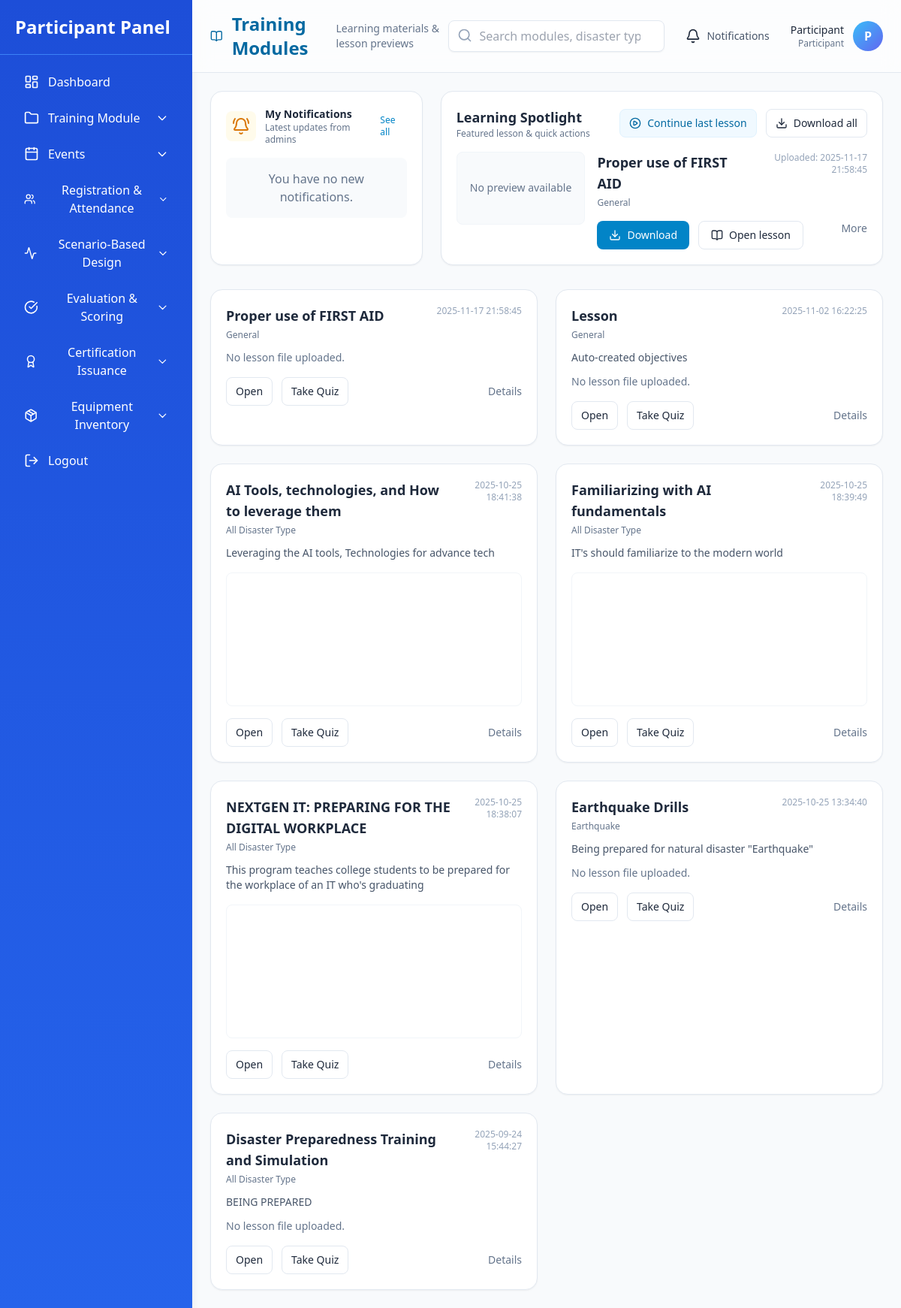
The app's page /user/module1/module1.1.php (signed in) with its own data.
### tables this page shows
CREATE TABLE `training_modules` (
  `id` int(11) NOT NULL,
  `title` varchar(255) NOT NULL,
  `prerequisite_id` int(11) DEFAULT NULL,
  `objectives` text NOT NULL,
  `disaster_type` varchar(100) NOT NULL,
  `topic` varchar(255) NOT NULL,
  `file_name` varchar(255) DEFAULT NULL,
  `status` enum('pending','approved','rejected') DEFAULT 'pending',
  `created_by` varchar(50) DEFAULT 'staff',
  `created_at` timestamp NOT NULL DEFAULT current_timestamp(),
  `description` text DEFAULT NULL,
  `is_mandatory` tinyint(1) NOT NULL DEFAULT 0,
  `updated_at` timestamp NULL DEFAULT current_timestamp() ON UPDATE current_timestamp(),
  `category_id` int(11) DEFAULT NULL
);

### user/module1/module1.1.php (the view, shortened to what this page needs)
<?php
$host = "localhost";
$user = "root";
$pass = "";
$db = "training_management";
$conn = new mysqli($host, $user, $pass, $db);
$modules = $conn->query("SELECT * FROM training_modules ORDER BY id DESC");
$notifications = [];
?>
<!DOCTYPE html>
<html lang="en">
<head>
    <script src="https://cdn.tailwindcss.com"></script>
</head>
<body class="bg-slate-50 h-screen flex overflow-hidden font-sans text-slate-800">
    <?php include '../sidebar.php'; ?>
    <main class="flex-1 h-screen flex flex-col">
        <header class="flex items-center justify-between bg-white/60 backdrop-blur-md border-b border-slate-200 px-6 py-4">
            <div class="flex items-center gap-4">
                <h1 class="text-2xl font-extrabold text-sky-700 flex items-center gap-3">
                    <i data-lucide="book-open" class="w-7 h-7"></i>
                    <span>Training Modules</span>
                </h1>
                <p class="text-sm text-slate-500 hidden sm:block">Learning materials & lesson previews</p>
            </div>
            <div class="flex items-center gap-4">
                <div class="relative hidden md:block">
                    <input type="search" placeholder="Search modules, disaster type..." class="w-72 pl-10 pr-4 py-2 rounded-lg border border-slate-200 bg-white shadow-sm focus:outline-none focus:ring-2 focus:ring-sky-200" />
                    <i data-lucide="search" class="absolute left-3 top-2.5 w-5 h-5 text-slate-400"></i>
                </div>
                <button class="relative flex items-center gap-2 px-3 py-2 rounded-lg hover:bg-slate-100 transition" aria-label="Notifications">
                    <i data-lucide="bell" class="w-5 h-5"></i>
                    <span class="hidden md:block text-sm text-slate-600">Notifications</span>
                </button>
                <div class="flex items-center gap-3">
                    <div class="text-right hidden sm:block">
                        <div class="text-sm font-medium"><?= htmlspecialchars($_SESSION['name'] ?? 'Participant'); ?></div>
                        <div class="text-xs text-slate-500">Participant</div>
                    </div>
                    <div class="w-10 h-10 rounded-full bg-gradient-to-br from-sky-400 to-indigo-500 flex items-center justify-center text-white font-bold">
                        <?= strtoupper(substr(htmlspecialchars($_SESSION['name'] ?? 'P'),0,1)); ?>
                    </div>
                </div>
            </div>
        </header>
        <div class="app-scroll px-6 py-6">
            <div class="max-w-6xl mx-auto space-y-8">
                <section class="grid grid-cols-1 md:grid-cols-3 gap-6">
                    <div class="md:col-span-1 bg-white rounded-2xl border border-slate-200 shadow-sm p-5">
                        <div class="flex items-center justify-between mb-4">
                            <div class="flex items-center gap-3">
                                <div class="p-2 rounded-lg bg-amber-50">
                                    <i data-lucide="bell-ring" class="w-6 h-6 text-amber-600"></i>
                                </div>
                                <div>
                                    <div class="text-sm font-semibold">My Notifications</div>
                                    <div class="text-xs text-slate-500">Latest updates from admins</div>
                                </div>
                            </div>
                            <a href="#" class="text-xs text-sky-600 hover:underline">See all</a>
                        </div>
                        <?php if (!empty($notifications)): ?>
                            <ul class="space-y-3">
                                <?php foreach ($notifications as $notification): ?>
                                    <li class="p-3 rounded-lg border <?php echo $notification['is_read'] ? 'bg-white' : 'bg-amber-50 border-amber-100'; ?>">
                                        <div class="flex justify-between items-start gap-3">
                                            <div class="flex-1">
                                                <div class="text-sm font-medium text-slate-800"><?= htmlspecialchars($notification['title']); ?></div>
                                                <div class="text-xs text-slate-500 mt-1"><?= nl2br(htmlspecialchars($notification['message'])); ?></div>
                                            </div>
                                            <div class="text-xs text-slate-400 text-right ml-3">
                                                <?= date("M d, Y", strtotime($notification['created_at'])); ?><br />
                                                <?php if (!$notification['is_read']): ?>
                                                    <span class="inline-block mt-2 px-2 py-0.5 text-xs rounded bg-rose-100 text-rose-700">New</span>
                                                <?php endif; ?>
                                            </div>
                                        </div>
                                    </li>
                                <?php endforeach; ?>
                            </ul>
                        <?php else: ?>
                            <div class="p-4 text-center text-slate-500 bg-slate-50 rounded-lg">
                                You have no new notifications.
                            </div>
                        <?php endif; ?>
                    </div>
                    <div class="md:col-span-2 bg-white rounded-2xl border border-slate-200 shadow-sm p-5 flex flex-col gap-4">
                        <div class="flex items-center justify-between">
                            <div>
                                <h2 class="text-lg font-semibold text-slate-800">Learning Spotlight</h2>
                                <p class="text-xs text-slate-500">Featured lesson & quick actions</p>
                            </div>
                            <div class="flex items-center gap-3">
                                <a href="#" class="inline-flex items-center gap-2 px-3 py-2 bg-sky-50 border border-sky-100 text-sky-700 rounded-lg text-sm">
                                    <i data-lucide="play-circle" class="w-4 h-4"></i> Continue last lesson
                                </a>
                                <a href="#" class="inline-flex items-center gap-2 px-3 py-2 bg-white border border-slate-200 rounded-lg text-sm hover:shadow-sm">
                                    <i data-lucide="download" class="w-4 h-4"></i> Download all
                                </a>
                            </div>
                        </div>
                        <?php
                            if ($modules) {
                                $modules->data_seek(0);
                                $spotlight = $modules->fetch_assoc();
                            } else {
                                $spotlight = null;
                            }
                        ?>
                        <?php if ($spotlight): ?>
                            <div class="grid sm:grid-cols-3 gap-4">
                                <div class="sm:col-span-1">
                                    <?php
                                        $filePath = "../../admin/module1/uploads/" . htmlspecialchars($spotlight['file_name']);
                                        $ext = strtolower(pathinfo($spotlight['file_name'] ?? '', PATHINFO_EXTENSION));
                                    ?>
                                    <div class="rounded-lg overflow-hidden border border-slate-100 bg-slate-50 aspect-video flex items-center justify-center">
                                        <?php if (!empty($spotlight['file_name']) && $ext === 'pdf'): ?>
                                            <iframe src="<?= $filePath ?>" class="w-full h-full"></iframe>
                                        <?php elseif (!empty($spotlight['file_name']) && in_array($ext, ['jpg','jpeg','png','gif'])): ?>
                                            <img src="<?= $filePath ?>" alt="Spotlight" class="w-full h-full object-cover">
                                        <?php else: ?>
                                            <div class="text-sm text-slate-500 p-4 text-center">
                                                No preview available
                                            </div>
                                        <?php endif; ?>
                                    </div>
                                </div>
                                <div class="sm:col-span-2 flex flex-col gap-2">
                                    <div class="flex items-start justify-between">
                                        <div>
                                            <h3 class="text-lg font-semibold"><?= htmlspecialchars($spotlight['title']); ?></h3>
                                            <div class="text-xs text-slate-500 mt-1"><?= htmlspecialchars($spotlight['disaster_type'] ?? 'General'); ?></div>
                                        </div>
                                        <div class="text-right text-xs text-slate-400">
                                            Uploaded: <?= htmlspecialchars($spotlight['created_at'] ?? 'N/A'); ?>
                                        </div>
                                    </div>
                                    <div class="mt-auto flex gap-3">
                                        <a href="<?= $filePath ?>" class="inline-flex items-center gap-2 px-4 py-2 rounded-lg bg-sky-600 text-white text-sm" download>
                                            <i data-lucide="download" class="w-4 h-4"></i> Download
                                        </a>
                                        <a href="#" class="inline-flex items-center gap-2 px-4 py-2 rounded-lg border border-slate-200 text-sm hover:shadow">
                                            <i data-lucide="book-open" class="w-4 h-4"></i> Open lesson
                                        </a>
                                        <a href="#" class="ml-auto text-sm text-slate-500 hover:underline">More</a>
                                    </div>
                                </div>
                            </div>
                        <?php else: ?>
                            <div class="text-sm text-slate-500">No featured module available.</div>
                        <?php endif; ?>
                    </div>
                </section>
                <section class="space-y-6">
                    <?php
                        if ($modules) $modules->data_seek(0);
                    ?>
                    <?php if ($modules && $modules->num_rows > 0): ?>
                        <div class="grid grid-cols-1 md:grid-cols-2 gap-6">
                            <?php while ($lesson = $modules->fetch_assoc()): ?>
                                <article class="bg-white rounded-2xl border border-slate-200 p-5 shadow-sm flex flex-col">
                                    <div class="flex items-start justify-between gap-4">
                                        <div>
                                            <h3 class="text-lg font-semibold text-slate-800"><?= htmlspecialchars($lesson['title']); ?></h3>
                                            <div class="text-xs text-slate-500 mt-1"><?= htmlspecialchars($lesson['disaster_type'] ?? 'General'); ?></div>
                                        </div>
                                        <div class="text-xs text-slate-400 text-right">
                                            <?= htmlspecialchars($lesson['created_at'] ?? 'N/A'); ?>
                                        </div>
                                    </div>
                                    <?php if (!empty($lesson['objectives'])): ?>
                                        <p class="text-sm text-slate-600 mt-3 line-clamp-4">
                                            <?= nl2br(htmlspecialchars($lesson['objectives'])); ?>
                                        </p>
                                    <?php endif; ?>
                                    <?php if (!empty($lesson['file_name'])):
                                        $filePath = "../../admin/module1/uploads/" . htmlspecialchars($lesson['file_name']);
                                        $ext = strtolower(pathinfo($lesson['file_name'], PATHINFO_EXTENSION));
                                    ?>
                                        <div class="mt-4 rounded-lg overflow-hidden border border-slate-100">
                                            <?php if ($ext === 'pdf'): ?>
                                                <div class="w-full h-60 md:h-44">
                                                    <iframe src="<?= $filePath ?>" class="w-full h-full border-0"></iframe>
                                                </div>
                                            <?php elseif (in_array($ext, ['jpg','jpeg','png','gif'])): ?>
                                                <img src="<?= $filePath ?>" alt="Lesson Image" class="w-full h-44 object-cover">
                                            <?php else: ?>
                                                <div class="p-4">
                                                    <a href="<?= $filePath ?>" class="px-3 py-2 bg-slate-700 text-white rounded hover:opacity-95" download>⬇️ Download Lesson</a>
                                                </div>
                                            <?php endif; ?>
                                        </div>
                                    <?php else: ?>
                                        <p class="text-sm text-slate-500 mt-3">No lesson file uploaded.</p>
                                    <?php endif; ?>
                                    <div class="mt-4 flex items-center gap-3">
                                        <a href="#" class="text-sm px-3 py-2 bg-white border border-slate-200 rounded-lg hover:shadow">Open</a>
                                        <a href="#" class="text-sm px-3 py-2 bg-white border border-slate-200 rounded-lg hover:shadow">Take Quiz</a>
                                        <a href="#" class="ml-auto text-sm text-slate-500">Details</a>
                                    </div>
                                </article>
                            <?php endwhile; ?>
                        </div>
                    <?php else: ?>
                        <div class="rounded-lg p-6 bg-rose-50 border border-rose-100 text-rose-700">
                            ❌ No lessons available yet. Please check with the administrator.
                        </div>
                    <?php endif; ?>
                </section>
            </div>
        </div>
    </main>
</body>
</html>

### user/module1/module1.1.php (style rules this page uses)
.app-scroll { max-height: calc(100vh - 48px); overflow: auto; scroll-behavior: smooth; padding-right: 8px; }

### records on screen
training_modules: title "Proper use of FIRST AID", disaster_type "General", created_at "2025-11-17 21:58:45", shows "No lesson file uploaded."
training_modules: title "Lesson", disaster_type "General", created_at "2025-11-02 16:22:25", objectives "Auto-created objectives", shows "No lesson file uploaded."
training_modules: title "AI Tools, technologies, and How to leverage them", disaster_type "All Disaster Type", created_at "2025-10-25 18:41:38", objectives "Leveraging the AI tools, Technologies for advance tech"
training_modules: title "Familiarizing with AI fundamentals", disaster_type "All Disaster Type", created_at "2025-10-25 18:39:49", objectives "IT's should familiarize to the modern world"
training_modules: title "NEXTGEN IT: PREPARING FOR THE DIGITAL WORKPLACE", disaster_type "All Disaster Type", created_at "2025-10-25 18:38:07", objectives "This program teaches college students to be prepared for the workplace of an IT who's graduating"
training_modules: title "Earthquake Drills", disaster_type "Earthquake", created_at "2025-10-25 13:34:40", objectives "Being prepared for natural disaster \"Earthquake\"", shows "No lesson file uploaded."
training_modules: title "Disaster Preparedness Training and Simulation", disaster_type "All Disaster Type", created_at "2025-09-24 15:44:27", objectives "BEING PREPARED", shows "No lesson file uploaded."

### other values on screen
$_SESSION['name'] "Participant"
substr(htmlspecialchars($_SESSION['name'] ?? 'P'),0,1) "P"
